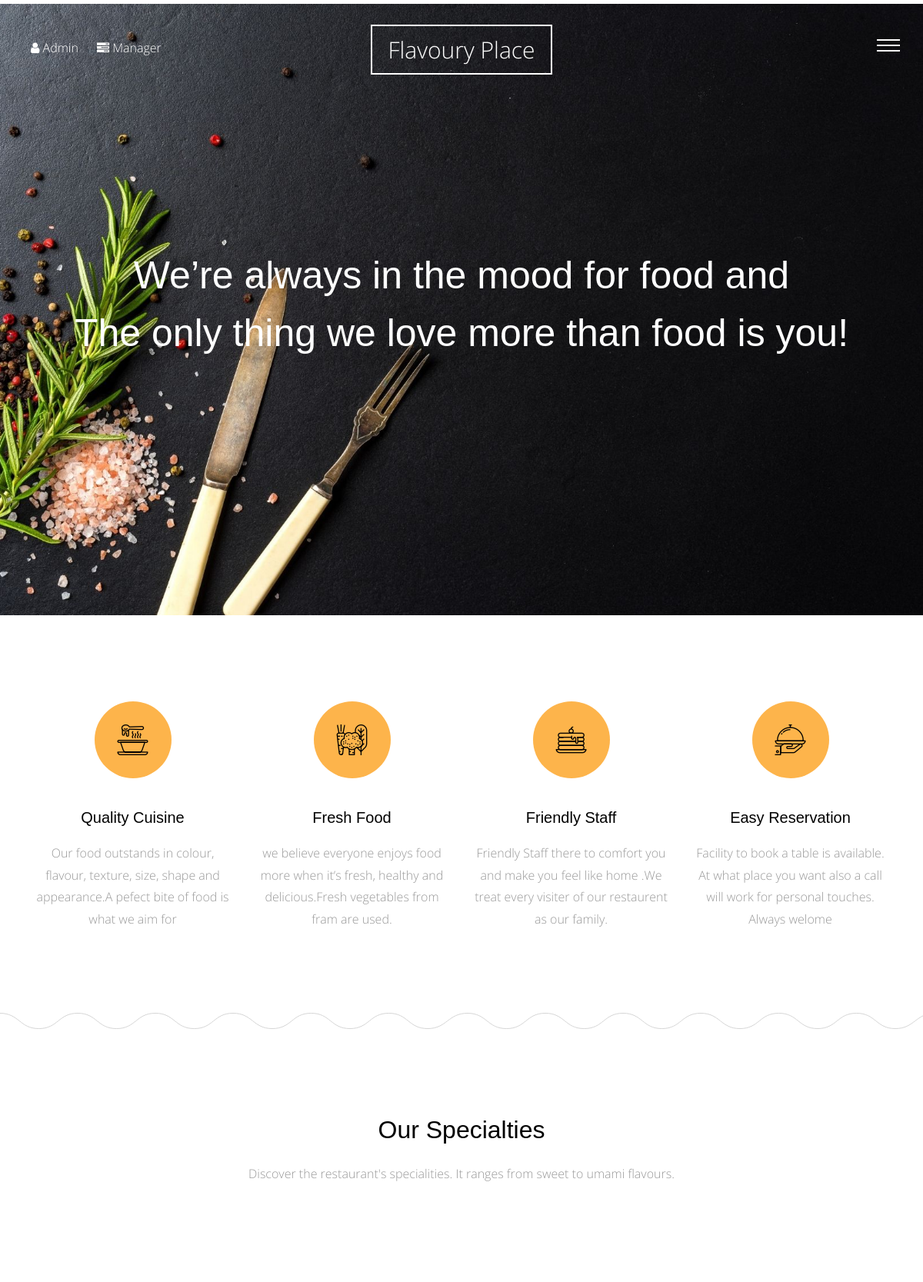
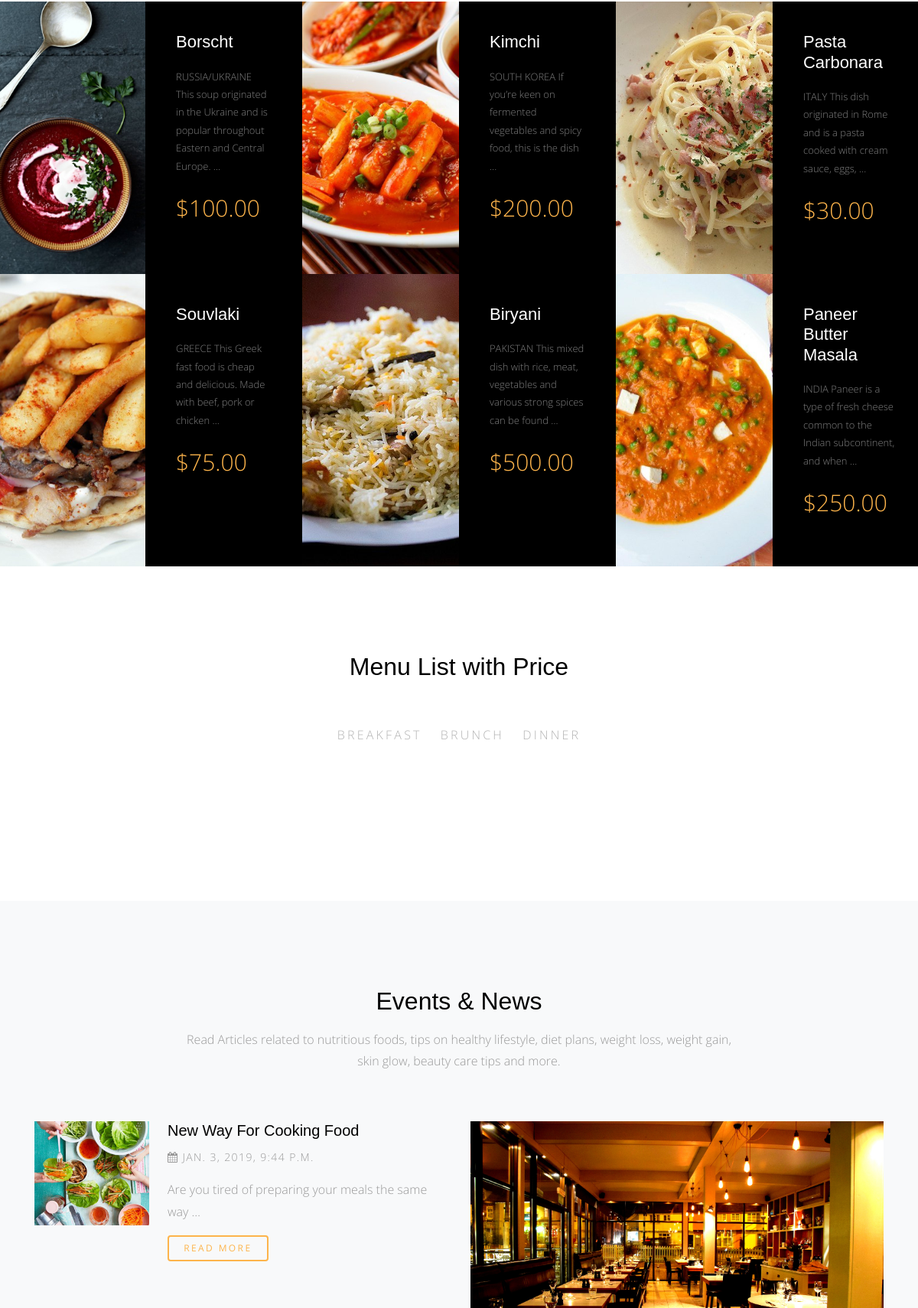
The page / (upper part) on the database its author committed (2 pictures, top to bottom).
### meals/models.py (models this page shows, shortened)
class Meals(models.Model):
    id = models.AutoField(primary_key=True)
    name = models.CharField(max_length=50)
    description = models.CharField(max_length=2000)
    category = models.ForeignKey('Category' , on_delete=models.SET_NULL , null=True)
    people = models.IntegerField()
    price = models.DecimalField(max_digits=5 , decimal_places=2)
    preperation_time =models.IntegerField()
    image = models.ImageField(upload_to='meals/')
    slug = models.SlugField(blank=True, null=True)
    class Meta:
        verbose_name = 'meal'
        verbose_name_plural = 'meals'

class Category(models.Model):
    name = models.CharField(max_length=30)
    class Meta:
        verbose_name = 'category'
        verbose_name_plural = 'categories'
    def __str__(self):
        return self.name

### blog/models.py (models this page shows, shortened)
class Post(models.Model):
    title = models.CharField(max_length=50)
    content = models.CharField(max_length=500)
    author = models.ForeignKey(User , on_delete=models.CASCADE)
    image = models.ImageField(upload_to='blog/'  , blank=True, null=True)
    category = models.ForeignKey('Category'  ,null=True, on_delete=models.SET_NULL)
    created  = models.DateTimeField(default=timezone.now)
    tags = TaggableManager(blank=True)
    class Meta:
        verbose_name = ' post'
        verbose_name_plural = 'posts'

### home/views.py (the view)
# urls.py: path('',views.home , name='home' ),
def home(request):
    meals = Meals.objects.all()
    meal_list = Meals.objects.all()
    categories = Category.objects.all()
    posts = Post.objects.all()
    latest_post = Post.objects.last()
    why_choose_us = Why_Choose_Us.objects.all()
    context = {
        'meals' : meals ,
        'meal_list' : meal_list ,
        'categories' : categories ,
        'posts' : posts ,
        'latest_post' : latest_post ,
        'why_choose_us' : why_choose_us ,
    }
    return render(request , 'home/index.html' , context)

### home/templates/home/index.html (shortened to what this page needs)
{% extends 'base.html' %}
{% load static %}
{% block body %}
      <div class="main-wrap">
        <div class="cover_1">
          <div class="img_bg" style="background-image: url({% static 'site_static/img/slider-1.jpg' %})" data-stellar-background-ratio="0.5">
            <div class="container">
              <div class="row align-items-center">
                <div class="col-md-12" data-aos="fade-up">
                  <h2 class="heading text-center">We’re always in the mood for food and<br>
                  The only thing we love more than food is you!</h2>
                </div>
              </div>
            </div>
          </div>
        </div>
        <div class="section services-section">
          <div class="container">
            <div class="row">
              <div class="col-md-6 col-lg-3" data-aos="fade-up">
                <div class="media feature-icon d-block text-center">
                  <div class="icon">
                  <span class="flaticon-soup"></span>
                  </div>
                  <div class="media-body">
                    <h3>Quality Cuisine</h3>
                    <p>Our food outstands in colour, flavour, texture, size, shape and appearance.A pefect bite of food is what we aim for </p>
                  </div>
                </div>
              </div>
              <div class="col-md-6 col-lg-3" data-aos="fade-up" data-aos-delay="100">
                <div class="media feature-icon d-block text-center">
                  <div class="icon">
                    <span class="flaticon-vegetables"></span>
                  </div>
                  <div class="media-body">
                    <h3>Fresh Food</h3>
                    <p>we believe everyone enjoys food more when it’s fresh, healthy and delicious.Fresh vegetables from fram are used.</p>
                  </div>
                </div>
              </div>
              <div class="col-md-6 col-lg-3" data-aos="fade-up" data-aos-delay="300">
                <div class="media feature-icon d-block text-center">
                  <div class="icon">
                    <span class="flaticon-pancake"></span>
                  </div>
                  <div class="media-body">
                    <h3>Friendly Staff</h3>
                    <p>Friendly Staff there to comfort you and make you feel like home .We treat every visiter of our restaurent as our family.</p>
                  </div>
                </div>
              </div>
              <div class="col-md-6 col-lg-3" data-aos="fade-up" data-aos-delay="500">
                <div class="media feature-icon d-block text-center">
                  <div class="icon">
                    <span class="flaticon-tray"></span>
                  </div>
                  <div class="media-body">
                    <h3>Easy Reservation</h3>
                    <p>Facility to book a table is available. At what place you want also a call will work for personal touches. Always welome</p>
                  </div>
                </div>
              </div>
            </div>
          </div>
        </div>
        <div class="section">
          <div class="container">
            <div class="row justify-content-center">
              <div class="col-md-7 text-center"  data-aos="fade-up">
                <h2 class="mb-4">Our Specialties</h2>
                <p class="lead">Discover the restaurant's specialities. It ranges from sweet to umami flavours.</p>
              </div>
            </div>
          </div>
        </div>
        <div class="section pt-0 pb-0">
          <div class="menus d-flex bg-light">
            {% for meal in meals|slice:"6:12"  %}
            <div class="d-flex item">
              <div class="image" style="background-image: url({{meal.image.url}});" data-aos="fade"></div>
              <div class="text">
                <h3>{{meal.name}}</h3>
                <p>{{meal.description|truncatewords:15}}</p>
                <p class="price">${{meal.price}}</p>
              </div>
            </div>
            {% endfor %}
          </div>
        </div>
        <div class="section">
            <div class="container">
              <div class="row justify-content-center">
                <div class="col-md-8" data-aos="fade-up">
                  <h2 class="mb-5 text-center">Menu List with Price</h2>
                  <ul class="nav site-tab-nav" id="pills-tab" role="tablist">
                    {% for category in categories %}
                      <li class="nav-item">
                        <a class="nav-link " id="{{category}}-tab" data-toggle="pill" href="#{{category}}" role="tab" aria-controls="{{category}}" aria-selected="true">{{category}}</a>
                      </li>
                    {% endfor %}
                  </ul>
                </div>
              </div>
            </div>
          </div>
        <div class="section bg-light">
          <div class="container">
            <div class="row justify-content-center mb-5" data-aos="fade-up">
              <div class="col-md-8  text-center">
                <h2 class="mb-3">Events &amp; News</h2>
                <p class="lead">Read Articles related to nutritious foods, tips on healthy lifestyle, diet plans, weight loss, weight gain, skin glow, beauty care tips and more.</p>
              </div>
            </div>
            <div class="row">
              <div class="col-lg-6">
               {% for post in posts %}
                <div class="media d-block d-lg-flex mb-5"  data-aos="fade-up" data-aos-delay="100">
                  <figure class="mr-4 horizontal">
                    <img src="{{post.image.url}}" alt="Image placeholder" class="img-fluid">
                  </figure>
                  <div class="media-body">
                    <h3><a href="{% url 'blog:post_detail' post.id %}">{{post.title}}</a></h3>
                    <p class="post-meta"><span><span class="fa fa-calendar"></span> {{post.created}}</span></p>
                    <p>{{post.content|truncatewords:10}}</p>
                    <p><a href="{% url 'blog:post_detail' post.id %}" class="btn btn-primary btn-outline-primary btn-sm">Read More</a></p>
                  </div>
                </div>
                {% endfor %}
              </div>
              <div class="col-lg-6">
                <div class="media d-block mb-5" data-aos="fade-up"  data-aos-delay="400">
                  <figure>
                    <a href="#"><img src="{{latest_post.image.url}}" alt="Image placeholder" class="img-fluid"></a>
                  </figure>
                </div>
              </div>
            </div>
          </div>
        </div>
      </div>
      {% endblock body %}

### static/site_static/css/style.css (style rules this page uses)
html { overflow-x: hidden; }
body { background: #fff; font-family: "Open Sans", cursive; font-size: 16px; line-height: 1.8; font-weight: 300; color: #999999; }
a { -webkit-transition: .3s all ease; -o-transition: .3s all ease; transition: .3s all ease; text-decoration: none; }
h1, h2, h3, h4, h5 { color: #000; font-family: "Playfair Display", Arial, sans-serif; }
h1 a, h2 a, h3 a, h4 a, h5 a { color: #000; }
.btn, .form-control { outline: none; }
.btn { font-size: 13px; text-transform: uppercase; letter-spacing: .2em; }
.btn.btn-primary { color: #fff; border-width: 2px; }
.btn.btn-sm { font-size: 12px; }
.btn.btn-outline-primary { border-width: 2px; color: #fdb44b; }
@media (min-width: 992px) { .media figure.horizontal { width: 150px; } }
.media h3 { font-size: 20px; margin-bottom: 10px; }
.media .post-meta { font-size: 14px; letter-spacing: .1em; text-transform: uppercase; }
.site-tab-nav { display: block; text-align: center; margin-bottom: 80px !important; }
.site-tab-nav li { float: none; display: inline-block; *display: inline; zoom: 1; }
.site-tab-nav li a { background: none; color: #b3b3b3; font-size: 16px; text-transform: uppercase; letter-spacing: .2em; border-bottom: 2px solid transparent; padding-left: 0; padding-right: 0; margin: 0 10px; }
.site-tab-nav, .nav-pills { text-align: center; }
.services-section { background: url("../img/curve_line.svg") repeat-x bottom left; }
.lead { font-size: 16px; }
.feature-icon .icon { text-align: center; height: 100px; width: 100px; border-radius: 50%; display: inline-block; position: relative; margin-bottom: 30px; background: #fdb44b; }
.feature-icon .icon>span { color: #000; font-size: 40px; position: absolute; top: 50%; left: 50%; -webkit-transform: translate(-50%, -50%); -ms-transform: translate(-50%, -50%); transform: translate(-50%, -50%); }
.feature-icon h3 { margin-bottom: 20px; }
.section { padding: 7em 0; }
.cover_1 { position: relative; }
.cover_1 .img_bg { background-repeat: no-repeat; background-size: cover !important; background-position: center center; }
.cover_1 .img_bg, .cover_1 .img_bg>.container>.row { min-height: 700px; height: 100vh; }
.cover_1 .heading { color: white; font-weight: 300; font-size: 30px; line-height: 1.5; }
@media (min-width: 768px) { .cover_1 .heading { font-size: 50px; line-height: 1.5; } }
.menus { display: -webkit-box; display: -ms-flexbox; display: flex; -ms-flex-wrap: wrap; flex-wrap: wrap; margin-right: -15px; margin-left: -15px; }
@media (min-width: 576px) { .menus .item { -webkit-box-flex: 0; -ms-flex: 0 0 100%; flex: 0 0 100%; max-width: 100%; } }
@media (min-width: 768px) { .menus .item { -webkit-box-flex: 0; -ms-flex: 0 0 50%; flex: 0 0 50%; max-width: 50%; } }
@media (min-width: 992px) { .menus .item { -webkit-box-flex: 0; -ms-flex: 0 0 50%; flex: 0 0 50%; max-width: 50%; } }
@media (min-width: 1200px) { .menus .item { -webkit-box-flex: 0; -ms-flex: 0 0 33.33333%; flex: 0 0 33.33333%; max-width: 33.33333%; } }
.menus .item .image, .menus .item .text { width: 50%; }
.menus .item .image { background-size: cover; background-position: center center; }
.menus .item .text { padding: 40px; background: #000; }
.menus .item .text h3 { color: #fff; font-size: 22px; margin-bottom: 20px; }
.menus .item .text p { color: #fff; font-size: 13px; opacity: .5; }
.menus .item .text .price { font-size: 30px; color: #fdb44b; opacity: 1; }

### rows shown on the page
Meals: image (picture), name "Borscht", description "RUSSIA/UKRAINE This soup originated in the Ukraine and is popular throughout Eastern and Central Europe. …", price "100.00"
Meals: image (picture), name "Kimchi", description "SOUTH KOREA If you’re keen on fermented vegetables and spicy food, this is the dish …", price "200.00"
Meals: image (picture), name "Pasta Carbonara", description "ITALY This dish originated in Rome and is a pasta cooked with cream sauce, eggs, …", price "30.00"
Meals: image (picture), name "Souvlaki", description "GREECE This Greek fast food is cheap and delicious. Made with beef, pork or chicken …", price "75.00"
Meals: image (picture), name "Biryani", description "PAKISTAN This mixed dish with rice, meat, vegetables and various strong spices can be found …", price "500.00"
Meals: image (picture), name "Paneer Butter Masala", description "INDIA Paneer is a type of fresh cheese common to the Indian subcontinent, and when …", price "250.00"
Category: name "BREAKFAST"
Category: name "BRUNCH"
Category: name "DINNER"
Post: image (picture), title "New Way For Cooking Food", created "JAN. 3, 2019, 9:44 P.M.", content "Are you tired of preparing your meals the same way …"
Post: image (picture)
